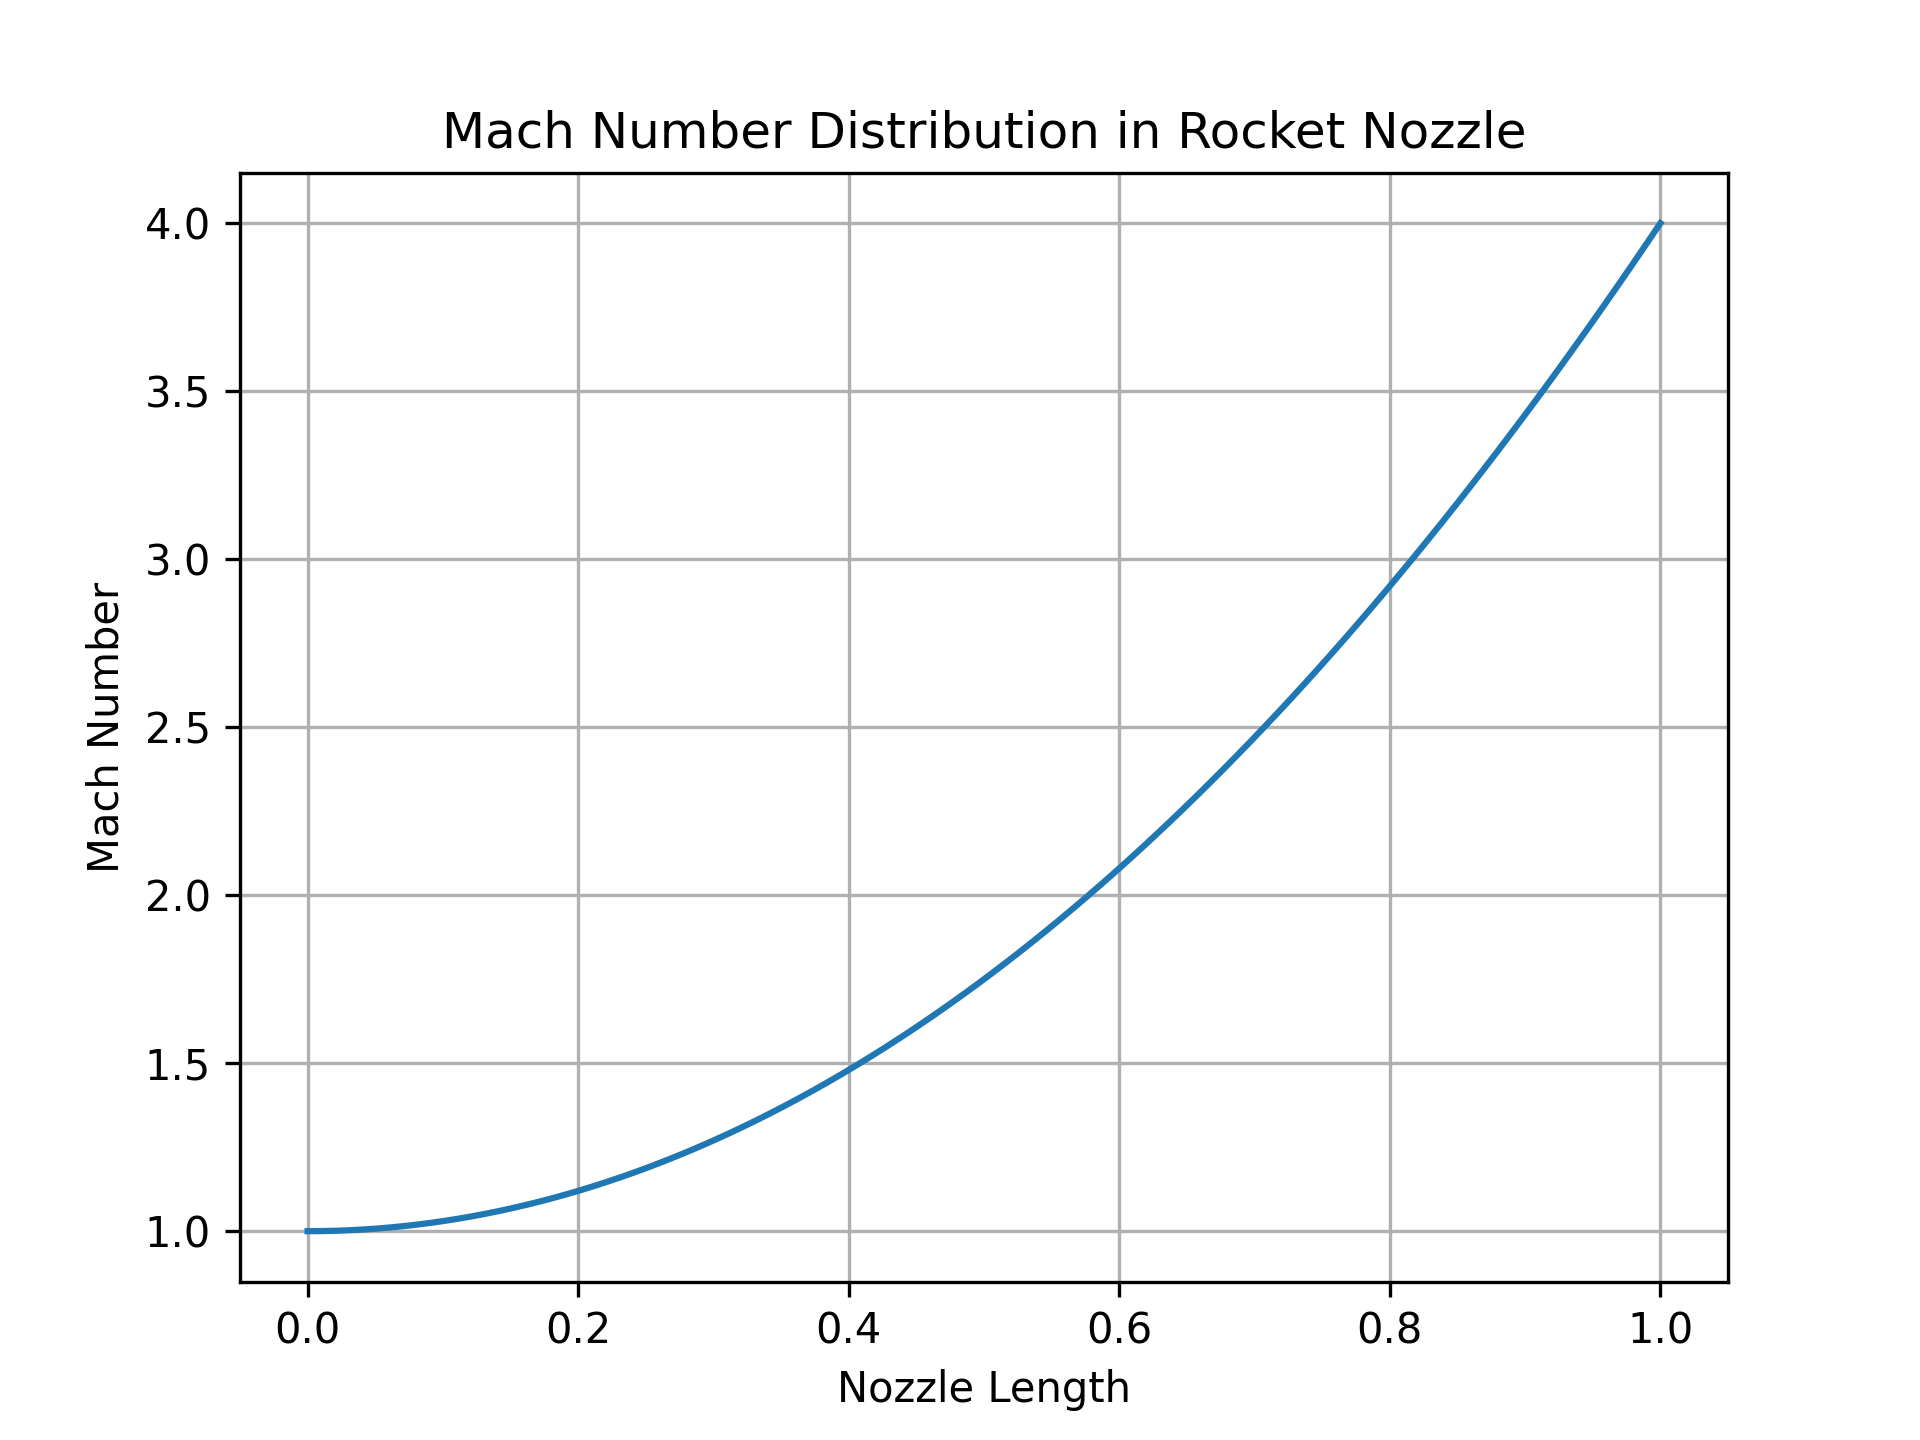

The script that saved this image:
import numpy as np
import matplotlib.pyplot as plt

x = np.linspace(0,1,100)
mach = 1 + 3*(x**2)

plt.plot(x,mach)
plt.xlabel("Nozzle Length")
plt.ylabel("Mach Number")
plt.title("Mach Number Distribution in Rocket Nozzle")
plt.grid()

plt.savefig("mach_distribution.png", dpi=300)

plt.show()
